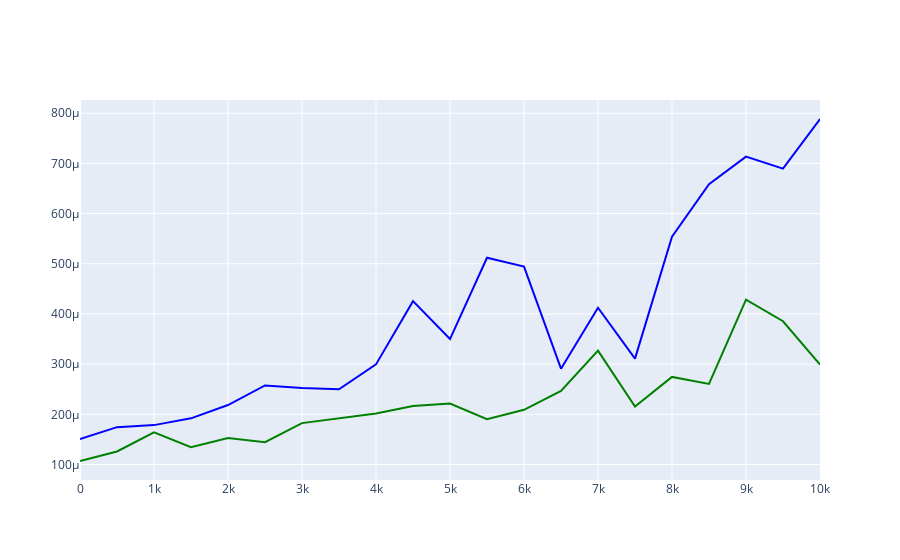

Write notebook code for a chart like this one.
### Code cell
plotly(dataFrameList,"edges","median")
